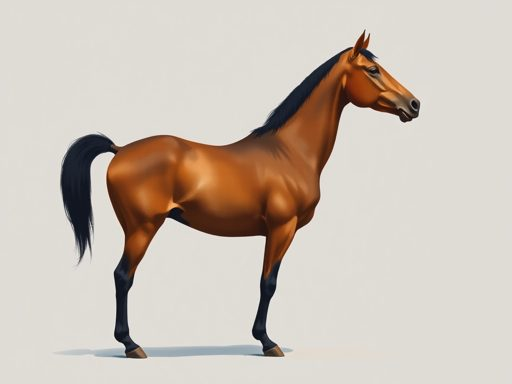
#> input picture proceso/43-3d-local/img/caballo_7.jpg, 512 x 384 px, given in place of hoja_aldeano_e1_31.png, which was not available
$ python gen3d_entradas.py ../proceso/43-3d-local/img/caballo_7.jpg
#> lines starting #> are read from the running program, lines starting #| are printed output that depends on the picture; after the words box and inside, x2 and y2 are one past the last pixel; in counts of white or black regions, pixels touching at a corner belong together
"""Prepara las imágenes de entrada para la generación 3D local (proceso/43-3d-local).

    /home/humodev/_01_Projects/gen3d/venv_hy/bin/python tools/gen3d_entradas.py <dir_salida>

Liviano (PIL, numpy y scipy, del entorno de gen3d): recorta la hoja del aldeano en frente y espalda; la hoja,
los edificios y el caballo salen con fondo claro y se les arma el alfa por distancia al
color del fondo (esquinas). Cada salida es un PNG RGBA cuadrado, con el objeto centrado.
"""
import sys
from pathlib import Path

from PIL import Image, ImageChops, ImageFilter

SRC = Path("/mnt/games/01_Projects/comfyui/output/incas_gouache")


def cuadrar(im: Image.Image, margen: float = 0.1) -> Image.Image:
    box = im.getchannel("A").point(lambda a: 255 if a > 16 else 0).getbbox()
    im = im.crop(box)
    lado = int(max(im.size) * (1 + 2 * margen))
    out = Image.new("RGBA", (lado, lado), (0, 0, 0, 0))
    out.paste(im, ((lado - im.width) // 2, (lado - im.height) // 2))
    return out.resize((768, 768), Image.LANCZOS)


def alfa_por_fondo(rgb: Image.Image, umbral: int = 28) -> Image.Image:
    """Alfa por distancia al color de las esquinas (fondos lisos de ComfyUI)."""
    w, h = rgb.size
    esquinas = [rgb.getpixel(p) for p in [(2, 2), (w - 3, 2), (2, h - 3), (w - 3, h - 3)]]
    fondo = tuple(sorted(c[i] for c in esquinas)[1] for i in range(3))
    dif = ImageChops.difference(rgb, Image.new("RGB", rgb.size, fondo)).convert("L")
    mask = dif.point(lambda d: 255 if d > umbral else 0).filter(ImageFilter.MedianFilter(5))
    # Rellenar solo los huecos interiores chicos (manchas claras del cuerpo), no el fondo
    # encerrado entre las patas y la sombra del suelo.
    import numpy as np
    from scipy import ndimage
    m = np.array(mask) > 0
    etiquetas, n = ndimage.label(~m)
    tam = ndimage.sum(np.ones_like(m), etiquetas, range(1, n + 1))
    for i, t in enumerate(tam, 1):
        if t < m.size * 0.002:
            m[etiquetas == i] = True
    # Quedarse con la pieza más grande (fuera sombras sueltas).
    etiquetas, n = ndimage.label(m)
    if n > 1:
        tam = ndimage.sum(m, etiquetas, range(1, n + 1))
        m = etiquetas == (int(np.argmax(tam)) + 1)
    mask = Image.fromarray((m * 255).astype("uint8"))
    out = rgb.convert("RGBA")
    out.putalpha(mask.filter(ImageFilter.GaussianBlur(0.8)))
    return out


def main(dst: Path) -> None:
    dst.mkdir(parents=True, exist_ok=True)
    hoja = Image.open(SRC / "hoja_aldeano_e1_31.png").convert("RGB")
#> hoja is the input picture: PIL image 512x384 RGB; mean R, G, B 203, 192.4, 181.9
    # La *_mascara.png de proceso/42 es la de la túnica (para recolorear), no la silueta.
    # Cada mitad por separado: el alfa se queda con la pieza más grande.
    w = hoja.width
#> w = 512
    cuadrar(alfa_por_fondo(hoja.crop((0, 0, w // 2, hoja.height)), 18)).save(dst / "aldeano_frente.png")
#> in alfa_por_fondo, `esquinas = [rgb.getpixel(p) for p in [(2, 2), (w - 3, 2), (2, h - 3), ..`: esquinas = [(223, 220, 213), (223, 220, 213), (223, 220, 213), (224, 221, 214)]
#> in alfa_por_fondo, `fondo = tuple(sorted(c[i] for c in esquinas)[1] for i in range(3))`: fondo = (223, 220, 213)
#> in alfa_por_fondo, `mask = dif.point(lambda d: 255 if d > umbral else 0).filter(ImageFilte..`:
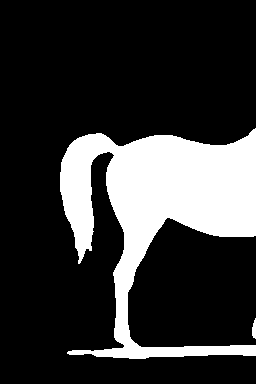
#> mask: PIL image 256x384 L; 20.9% white; 2 white regions, box (x1, y1, x2, y2) and area: (60, 128, 256, 359) 20449, (252, 318, 256, 339) 63
#> in alfa_por_fondo, `etiquetas, n = ndimage.label(~m)`: etiquetas: shape (384, 256) int32; 3 distinct labels, from 0 to 2
#> in alfa_por_fondo, `etiquetas, n = ndimage.label(~m)`: n = 2
#> in alfa_por_fondo, `tam = ndimage.sum(np.ones_like(m), etiquetas, range(1, n + 1))`: tam = [64060, 13732]
#> the loop in alfa_por_fondo, `for i, t in enumerate(tam, 1):` made 2 passes
#> (i, t) on passes 1 to 2: (1, 64060), (2, 13732)
#> in alfa_por_fondo, `etiquetas, n = ndimage.label(m)`: etiquetas: shape (384, 256) int32; 3 distinct labels, from 0 to 2
#> in alfa_por_fondo, `tam = ndimage.sum(m, etiquetas, range(1, n + 1))`: tam = [20449, 63]
#> in alfa_por_fondo, `m = etiquetas == (int(np.argmax(tam)) + 1)`: m: shape (384, 256) bool; 20.8% white; 1 white region, box (x1, y1, x2, y2) and area: (60, 128, 256, 359) 20449
#> in cuadrar, `box = im.getchannel("A").point(lambda a: 255 if a > 16 else 0).getbbox()`: box = (59, 127, 256, 360)
#> in cuadrar, `out = Image.new("RGBA", (lado, lado), (0, 0, 0, 0))`: out: PIL image 279x279 RGBA; every value is 0
    cuadrar(alfa_por_fondo(hoja.crop((w // 2, 0, w, hoja.height)), 18)).save(dst / "aldeano_espalda.png")
#> call 2 of alfa_por_fondo, with umbral = 18
#> in alfa_por_fondo (call 2), `esquinas = [rgb.getpixel(p) for p in [(2, 2), (w - 3, 2), (2, h - 3), ..`: esquinas = [(223, 220, 213), (223, 220, 213), (223, 220, 213), (223, 220, 215)]
#> in alfa_por_fondo (call 2), `mask = dif.point(lambda d: 255 if d > umbral else 0).filter(ImageFilte..`: mask: PIL image 256x384 L; 16.8% white; 1 white region, box (x1, y1, x2, y2) and area: (0, 32, 164, 357) 16503
#> in alfa_por_fondo (call 2), `etiquetas, n = ndimage.label(~m)`:
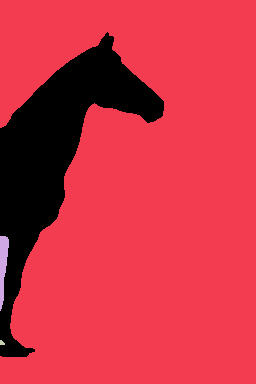
#> etiquetas: shape (384, 256) int32; 4 distinct labels, from 0 to 3; one colour per label, 0 black
#> in alfa_por_fondo (call 2), `etiquetas, n = ndimage.label(~m)`: n = 3
#> in alfa_por_fondo (call 2), `tam = ndimage.sum(np.ones_like(m), etiquetas, range(1, n + 1))`: tam = [81364, 418, 19]
#> the loop in alfa_por_fondo (call 2), `for i, t in enumerate(tam, 1):` made 3 passes
#> t on passes 1 to 3: 81364, 418, 19
#> after the loop in alfa_por_fondo (call 2), `for i, t in enumerate(tam, 1):`: m: shape (384, 256) bool; 16.8% white; 1 white region, box (x1, y1, x2, y2) and area: (0, 32, 164, 357) 16522
#> in alfa_por_fondo (call 2), `etiquetas, n = ndimage.label(m)`: n = 1
#> in cuadrar (call 2), `out = Image.new("RGBA", (lado, lado), (0, 0, 0, 0))`: out: PIL image 392x392 RGBA; every value is 0
    for nombre, archivo in [("casa", "casa_7.png"), ("cuartel", "cuartel_7.png")]:
        cuadrar(alfa_por_fondo(Image.open(SRC / archivo).convert("RGB")), 0.06).save(dst / f"{nombre}.png")
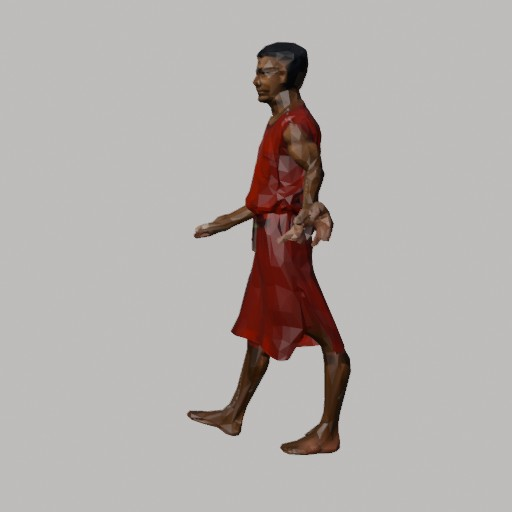
#> input picture proceso/43-3d-local/img/aldeano_pose_costado.jpg, 512 x 512 px, given in place of casa_7.png, which was not available
#> call 3 of alfa_por_fondo, with umbral = 28
#> in alfa_por_fondo (call 3), `w, h = rgb.size`: w = 512
#> in alfa_por_fondo (call 3), `esquinas = [rgb.getpixel(p) for p in [(2, 2), (w - 3, 2), (2, h - 3), ..`: esquinas = [(189, 188, 186), (189, 188, 186), (189, 188, 186), (189, 188, 186)]
#> in alfa_por_fondo (call 3), `fondo = tuple(sorted(c[i] for c in esquinas)[1] for i in range(3))`: fondo = (189, 188, 186)
#> in alfa_por_fondo, rgb is the input picture: PIL image 512x512 RGB; mean R, G, B 178.4, 173, 170.2
#> in alfa_por_fondo (call 3), `mask = dif.point(lambda d: 255 if d > umbral else 0).filter(ImageFilte..`: mask: PIL image 512x512 L; 10.3% white; 1 white region, box (x1, y1, x2, y2) and area: (187, 42, 351, 455) 26970
#> in alfa_por_fondo (call 3), `etiquetas, n = ndimage.label(~m)`:
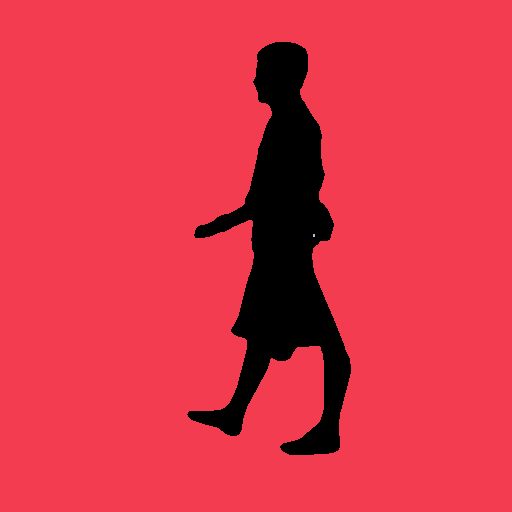
#> etiquetas: shape (512, 512) int32; 3 distinct labels, from 0 to 2; one colour per label, 0 black
#> in alfa_por_fondo (call 3), `etiquetas, n = ndimage.label(~m)`: n = 2
#> in alfa_por_fondo (call 3), `tam = ndimage.sum(np.ones_like(m), etiquetas, range(1, n + 1))`: tam = [235168, 6]
#> the loop in alfa_por_fondo (call 3), `for i, t in enumerate(tam, 1):` made 2 passes
#> (i, t) on passes 1 to 2: (1, 235168), (2, 6)
#> after the loop in alfa_por_fondo (call 3), `for i, t in enumerate(tam, 1):`: m: shape (512, 512) bool; 10.3% white; 1 white region, box (x1, y1, x2, y2) and area: (187, 42, 351, 455) 26976
#> in alfa_por_fondo (call 3), `etiquetas, n = ndimage.label(m)`: n = 1
#> call 3 of cuadrar, with margen = 0.06
#> in cuadrar (call 3), `box = im.getchannel("A").point(lambda a: 255 if a > 16 else 0).getbbox()`: box = (186, 41, 352, 456)
#> in cuadrar (call 3), `out = Image.new("RGBA", (lado, lado), (0, 0, 0, 0))`: out: PIL image 464x464 RGBA; every value is 0
#> in cuadrar (call 3), `out.paste(im, ((lado - im.width) // 2, (lado - im.height) // 2))`:
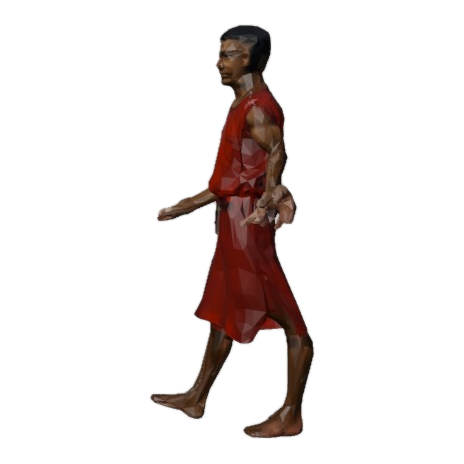
#> out: PIL image 464x464 RGBA; mean R, G, B, A 47.6, 41.8, 40.2, 31.9; transparent parts drawn white
    cab = SRC.parent / "gen3d" / "caballo_11.png"
    if cab.exists():
        cuadrar(alfa_por_fondo(Image.open(cab).convert("RGB"), 22), 0.06).save(dst / "caballo.png")
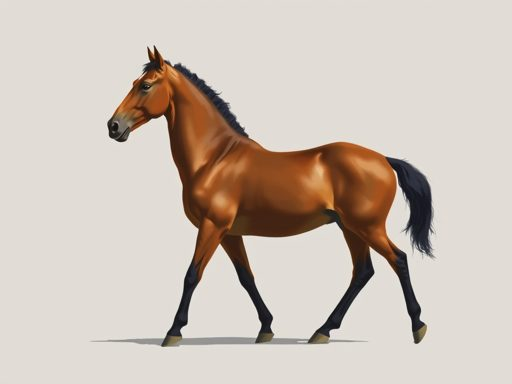
#> input picture proceso/43-3d-local/img/caballo_11.jpg, 512 x 384 px, given in place of caballo_11.png, which was not available
#> in alfa_por_fondo (call 5), `w, h = rgb.size`: h = 384
#> in alfa_por_fondo (call 5), `esquinas = [rgb.getpixel(p) for p in [(2, 2), (w - 3, 2), (2, h - 3), ..`: esquinas = [(226, 221, 215), (225, 220, 214), (225, 220, 214), (225, 220, 214)]
#> in alfa_por_fondo (call 5), `fondo = tuple(sorted(c[i] for c in esquinas)[1] for i in range(3))`: fondo = (225, 220, 214)
#> in alfa_por_fondo, rgb is the input picture: PIL image 512x384 RGB; mean R, G, B 203.7, 192.2, 182.5
#> in alfa_por_fondo (call 5), `mask = dif.point(lambda d: 255 if d > umbral else 0).filter(ImageFilte..`: mask: PIL image 512x384 L; 18.6% white; 1 white region, box (x1, y1, x2, y2) and area: (107, 47, 434, 347) 36647
#> in alfa_por_fondo (call 5), `etiquetas, n = ndimage.label(~m)`:
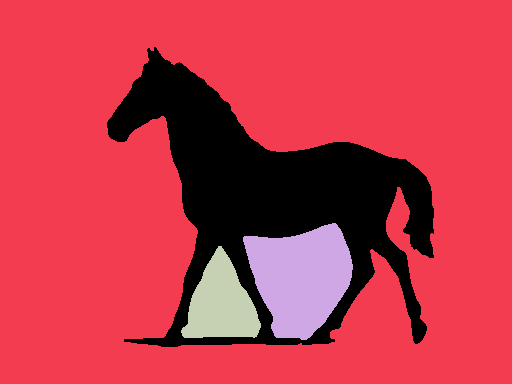
#> etiquetas: shape (384, 512) int32; 4 distinct labels, from 0 to 3; one colour per label, 0 black
#> in alfa_por_fondo (call 5), `etiquetas, n = ndimage.label(~m)`: n = 3
#> in alfa_por_fondo (call 5), `tam = ndimage.sum(np.ones_like(m), etiquetas, range(1, n + 1))`: tam = [146908, 8654, 4399]
#> the loop in alfa_por_fondo (call 5), `for i, t in enumerate(tam, 1):` made 3 passes
#> t on passes 1 to 3: 146908, 8654, 4399
#> in alfa_por_fondo (call 5), `etiquetas, n = ndimage.label(m)`: n = 1
    for p in sorted(dst.glob("*.png")):
        print(p)


# [47 lines left out: functions quitar_paisaje, vista, not called in this run]


if __name__ == "__main__":
    if sys.argv[1] == "--vista":
        a = sys.argv[2:]
        vista(a[0], a[1], [float(x) for x in a[2:6]], float(a[6]), float(a[7]),
              a[8].split(",") if len(a) > 8 and a[8] else ())
    else:
        main(Path(sys.argv[1]))
